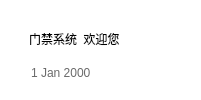
       <widget class="QFrame" name="toolbar_frame_2">
        <property name="styleSheet">
         <string notr="true">border-radius: 10px;
background-color:  white;</string>
        </property>
        <property name="frameShape">
         <enum>QFrame::StyledPanel</enum>
        </property>
        <property name="frameShadow">
         <enum>QFrame::Raised</enum>
        </property>
        <layout class="QHBoxLayout" name="horizontalLayout_5" stretch="20,1">
         <property name="spacing">
          <number>20</number>
         </property>
         <property name="leftMargin">
          <number>20</number>
         </property>
         <property name="topMargin">
          <number>10</number>
         </property>
         <property name="rightMargin">
          <number>20</number>
         </property>
         <property name="bottomMargin">
          <number>10</number>
         </property>
         <item>
          <widget class="QWidget" name="widget_4" native="true">
           <layout class="QVBoxLayout" name="verticalLayout_5">
            <item>
             <widget class="QLabel" name="toolbar_label_6">
              <property name="styleSheet">
               <string notr="true">font: 14pt &quot;黑体&quot;;</string>
              </property>
              <property name="text">
               <string>门禁系统  欢迎您</string>
              </property>
             </widget>
            </item>
            <item>
             <widget class="QDateEdit" name="dateEdit">
              <property name="autoFillBackground">
               <bool>false</bool>
              </property>
              <property name="styleSheet">
               <string notr="true">font: 10pt &quot;黑体&quot;;
color: rgb(106, 106, 106);</string>
              </property>
              <property name="readOnly">
               <bool>true</bool>
              </property>
              <property name="buttonSymbols">
               <enum>QAbstractSpinBox::NoButtons</enum>
              </property>
             </widget>
            </item>
           </layout>
          </widget>
         </item>
         <item>
          <widget class="QPushButton" name="user_page_button_2">
           <property name="styleSheet">
            <string notr="true">border-radius: 10px;</string>
           </property>
           <property name="text">
            <string/>
           </property>
           <property name="icon">
            <iconset>
             <normaloff>../DoorAccessSystem/icon/账号管理.png</normaloff>../DoorAccessSystem/icon/账号管理.png</iconset>
           </property>
           <property name="iconSize">
            <size>
             <width>50</width>
             <height>50</height>
            </size>
           </property>
          </widget>
         </item>
        </layout>
       </widget>
